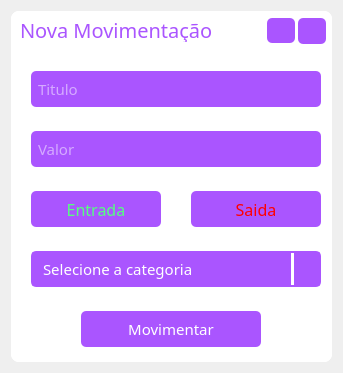
<?xml version="1.0" encoding="UTF-8"?>
<ui version="4.0">
 <class>Form</class>
 <widget class="QWidget" name="Form">
  <property name="geometry">
   <rect>
    <x>0</x>
    <y>0</y>
    <width>343</width>
    <height>373</height>
   </rect>
  </property>
  <property name="windowTitle">
   <string>Form</string>
  </property>
  <layout class="QVBoxLayout" name="verticalLayout">
   <item>
    <widget class="QFrame" name="CentralFrame">
     <property name="styleSheet">
      <string notr="true">background-color: rgb(255, 255, 255);
border-radius: 8px;</string>
     </property>
     <property name="frameShape">
      <enum>QFrame::StyledPanel</enum>
     </property>
     <property name="frameShadow">
      <enum>QFrame::Raised</enum>
     </property>
     <layout class="QVBoxLayout" name="verticalLayout_2">
      <property name="spacing">
       <number>0</number>
      </property>
      <property name="leftMargin">
       <number>0</number>
      </property>
      <property name="topMargin">
       <number>0</number>
      </property>
      <property name="rightMargin">
       <number>0</number>
      </property>
      <property name="bottomMargin">
       <number>0</number>
      </property>
      <item>
       <widget class="QFrame" name="barraTitulo">
        <property name="maximumSize">
         <size>
          <width>16777215</width>
          <height>40</height>
         </size>
        </property>
        <property name="frameShape">
         <enum>QFrame::StyledPanel</enum>
        </property>
        <property name="frameShadow">
         <enum>QFrame::Raised</enum>
        </property>
        <layout class="QHBoxLayout" name="horizontalLayout">
         <property name="spacing">
          <number>3</number>
         </property>
         <property name="topMargin">
          <number>7</number>
         </property>
         <property name="rightMargin">
          <number>6</number>
         </property>
         <item>
          <widget class="QLabel" name="label">
           <property name="font">
            <font>
             <family>Segoe UI Semibold</family>
             <pointsize>15</pointsize>
            </font>
           </property>
           <property name="styleSheet">
            <string notr="true">color: rgb(170, 85, 255);</string>
           </property>
           <property name="text">
            <string>Nova Movimentação</string>
           </property>
          </widget>
         </item>
         <item>
          <spacer name="horizontalSpacer">
           <property name="orientation">
            <enum>Qt::Horizontal</enum>
           </property>
           <property name="sizeHint" stdset="0">
            <size>
             <width>55</width>
             <height>20</height>
            </size>
           </property>
          </spacer>
         </item>
         <item>
          <widget class="QPushButton" name="minimizar">
           <property name="minimumSize">
            <size>
             <width>28</width>
             <height>25</height>
            </size>
           </property>
           <property name="maximumSize">
            <size>
             <width>28</width>
             <height>26</height>
            </size>
           </property>
           <property name="styleSheet">
            <string notr="true">QPushButton{
background-color: rgb(170, 85, 255);
border-radius: 5px;
color: rgb(255, 255, 255);
}

QPushButton:hover{
background-color: rgb(165, 82, 247);
border-radius: 5px;
color: rgb(255, 255, 255);
}

QPushButton:pressed{
background-color: rgb(170, 85, 255);
border-radius: 5px;
color: rgb(255, 255, 255);
}</string>
           </property>
           <property name="text">
            <string/>
           </property>
           <property name="icon">
            <iconset>
             <normaloff>../img/24x24/cil-minus.png</normaloff>../img/24x24/cil-minus.png</iconset>
           </property>
           <property name="iconSize">
            <size>
             <width>20</width>
             <height>20</height>
            </size>
           </property>
          </widget>
         </item>
         <item>
          <widget class="QPushButton" name="fechar">
           <property name="minimumSize">
            <size>
             <width>28</width>
             <height>26</height>
            </size>
           </property>
           <property name="maximumSize">
            <size>
             <width>28</width>
             <height>26</height>
            </size>
           </property>
           <property name="styleSheet">
            <string notr="true">QPushButton{
background-color: rgb(170, 85, 255);
border-radius: 5px;
color: rgb(255, 255, 255);
}

QPushButton:hover{
background-color: rgb(165, 82, 247);
border-radius: 5px;
color: rgb(255, 255, 255);
}

QPushButton:pressed{
background-color: rgb(170, 85, 255);
border-radius: 5px;
color: rgb(255, 255, 255);
}</string>
           </property>
           <property name="text">
            <string/>
           </property>
           <property name="icon">
            <iconset>
             <normaloff>../img/24x24/cil-x-f.png</normaloff>../img/24x24/cil-x-f.png</iconset>
           </property>
           <property name="iconSize">
            <size>
             <width>20</width>
             <height>20</height>
            </size>
           </property>
          </widget>
         </item>
        </layout>
       </widget>
      </item>
      <item>
       <widget class="QFrame" name="frame">
        <property name="frameShape">
         <enum>QFrame::StyledPanel</enum>
        </property>
        <property name="frameShadow">
         <enum>QFrame::Raised</enum>
        </property>
        <widget class="QLineEdit" name="Titulo">
         <property name="geometry">
          <rect>
           <x>20</x>
           <y>20</y>
           <width>290</width>
           <height>36</height>
          </rect>
         </property>
         <property name="minimumSize">
          <size>
           <width>290</width>
           <height>36</height>
          </size>
         </property>
         <property name="maximumSize">
          <size>
           <width>290</width>
           <height>36</height>
          </size>
         </property>
         <property name="font">
          <font>
           <family>Segoe UI Semibold</family>
           <pointsize>11</pointsize>
          </font>
         </property>
         <property name="styleSheet">
          <string notr="true">background-color: rgb(170, 85, 255);
border-radius:5px;
color: rgb(255, 255, 255);
padding-left:5px;</string>
         </property>
         <property name="placeholderText">
          <string>Titulo</string>
         </property>
        </widget>
        <widget class="QLineEdit" name="valor">
         <property name="geometry">
          <rect>
           <x>20</x>
           <y>80</y>
           <width>290</width>
           <height>36</height>
          </rect>
         </property>
         <property name="minimumSize">
          <size>
           <width>290</width>
           <height>36</height>
          </size>
         </property>
         <property name="maximumSize">
          <size>
           <width>290</width>
           <height>36</height>
          </size>
         </property>
         <property name="font">
          <font>
           <family>Segoe UI Semibold</family>
           <pointsize>11</pointsize>
          </font>
         </property>
         <property name="styleSheet">
          <string notr="true">background-color: rgb(170, 85, 255);
border-radius:5px;
color: rgb(255, 255, 255);
padding-left:5px;</string>
         </property>
         <property name="placeholderText">
          <string>Valor</string>
         </property>
        </widget>
        <widget class="QPushButton" name="entrada">
         <property name="geometry">
          <rect>
           <x>20</x>
           <y>140</y>
           <width>130</width>
           <height>36</height>
          </rect>
         </property>
         <property name="minimumSize">
          <size>
           <width>130</width>
           <height>36</height>
          </size>
         </property>
         <property name="maximumSize">
          <size>
           <width>130</width>
           <height>36</height>
          </size>
         </property>
         <property name="font">
          <font>
           <family>Segoe UI Semibold</family>
           <pointsize>12</pointsize>
          </font>
         </property>
         <property name="styleSheet">
          <string notr="true">QPushButton{
background-color: rgb(170, 85, 255);
border-radius: 5px;
color: rgb(85, 255, 127);
}

QPushButton:hover{
background-color: rgb(165, 82, 247);
border-radius: 5px;
}

QPushButton:pressed{
background-color: rgb(170, 85, 255);
border-radius: 5px;
}</string>
         </property>
         <property name="text">
          <string>Entrada</string>
         </property>
         <property name="icon">
          <iconset>
           <normaloff>../img/cil-vertical-align-top.png</normaloff>../img/cil-vertical-align-top.png</iconset>
         </property>
         <property name="iconSize">
          <size>
           <width>20</width>
           <height>20</height>
          </size>
         </property>
        </widget>
        <widget class="QPushButton" name="saida">
         <property name="geometry">
          <rect>
           <x>180</x>
           <y>140</y>
           <width>130</width>
           <height>36</height>
          </rect>
         </property>
         <property name="minimumSize">
          <size>
           <width>130</width>
           <height>36</height>
          </size>
         </property>
         <property name="maximumSize">
          <size>
           <width>130</width>
           <height>36</height>
          </size>
         </property>
         <property name="font">
          <font>
           <family>Segoe UI Semibold</family>
           <pointsize>12</pointsize>
          </font>
         </property>
         <property name="styleSheet">
          <string notr="true">QPushButton{
background-color: rgb(170, 85, 255);
border-radius: 5px;
	color: rgb(255, 0, 0);
}

QPushButton:hover{
background-color: rgb(165, 82, 247);
border-radius: 5px;
}

QPushButton:pressed{
background-color: rgb(170, 85, 255);
border-radius: 5px;
}</string>
         </property>
         <property name="text">
          <string>Saida</string>
         </property>
         <property name="icon">
          <iconset>
           <normaloff>../img/cil-vertical-align-bottom.png</normaloff>../img/cil-vertical-align-bottom.png</iconset>
         </property>
         <property name="iconSize">
          <size>
           <width>20</width>
           <height>20</height>
          </size>
         </property>
        </widget>
        <widget class="QComboBox" name="categoria">
         <property name="geometry">
          <rect>
           <x>20</x>
           <y>200</y>
           <width>290</width>
           <height>36</height>
          </rect>
         </property>
         <property name="minimumSize">
          <size>
           <width>290</width>
           <height>36</height>
          </size>
         </property>
         <property name="maximumSize">
          <size>
           <width>290</width>
           <height>36</height>
          </size>
         </property>
         <property name="font">
          <font>
           <family>Segoe UI Semibold</family>
           <pointsize>11</pointsize>
          </font>
         </property>
         <property name="styleSheet">
          <string notr="true">


QComboBox{
background-color:rgb(170, 85, 255);
border-radius:5px;
border: 2px solid rgb(170, 85, 255);
padding: 5px;
padding-left: 10px;
color: rgb(255, 255, 255);
}

QComboBox:hover{
 border: 2px solid rgb(170, 85, 255);
}
QComboBox::drop-down {
subcontrol-origin: padding;
subcontrol-position: top right;
width: 25px; 
border-left-width: 3px;
border-left-color: rgb(255, 255, 255);
border-left-style: solid;
border-top-right-radius: 3px;
border-bottom-right-radius: 3px;
}
QComboBox QAbstractItemView {
color: rgb(255, 255, 255);	
background-color:rgb(170, 85, 255);
padding: 10px;
selection-background-color: rgb(195, 155, 255);
border:2px solid  rgb(255, 255, 255);
border-radius:5px;
}</string>
         </property>
         <property name="currentText">
          <string/>
         </property>
         <property name="placeholderText">
          <string>Selecione a categoria</string>
         </property>
         <item>
          <property name="text">
           <string/>
          </property>
         </item>
         <item>
          <property name="text">
           <string>Prestação de serviço</string>
          </property>
         </item>
         <item>
          <property name="text">
           <string>Casa</string>
          </property>
         </item>
         <item>
          <property name="text">
           <string>Produto</string>
          </property>
         </item>
        </widget>
        <widget class="QPushButton" name="movimentar">
         <property name="geometry">
          <rect>
           <x>70</x>
           <y>260</y>
           <width>180</width>
           <height>36</height>
          </rect>
         </property>
         <property name="minimumSize">
          <size>
           <width>180</width>
           <height>36</height>
          </size>
         </property>
         <property name="maximumSize">
          <size>
           <width>180</width>
           <height>1234567</height>
          </size>
         </property>
         <property name="font">
          <font>
           <family>Segoe UI Semibold</family>
           <pointsize>11</pointsize>
          </font>
         </property>
         <property name="styleSheet">
          <string notr="true">QPushButton{
background-color: rgb(170, 85, 255);
border-radius: 5px;
color: rgb(255, 255, 255);
}

QPushButton:hover{
background-color: rgb(165, 82, 247);
border-radius: 5px;
color: rgb(255, 255, 255);
}

QPushButton:pressed{
background-color: rgb(170, 85, 255);
border-radius: 5px;
color: rgb(255, 255, 255);
}</string>
         </property>
         <property name="text">
          <string>Movimentar</string>
         </property>
         <property name="iconSize">
          <size>
           <width>20</width>
           <height>20</height>
          </size>
         </property>
        </widget>
       </widget>
      </item>
     </layout>
    </widget>
   </item>
  </layout>
 </widget>
 <resources/>
 <connections/>
</ui>
